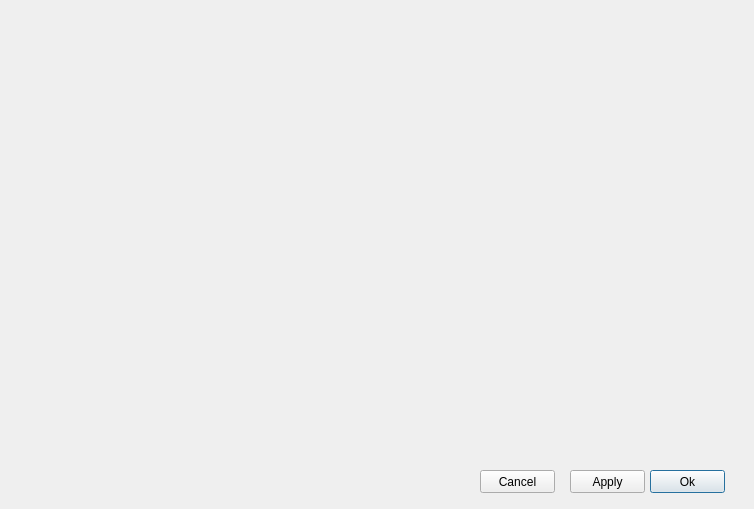
<?xml version="1.0" encoding="UTF-8"?>
<ui version="4.0">
 <class>Dialog</class>
 <widget class="QDialog" name="Dialog">
  <property name="geometry">
   <rect>
    <x>0</x>
    <y>0</y>
    <width>754</width>
    <height>509</height>
   </rect>
  </property>
  <property name="windowTitle">
   <string>Dialog</string>
  </property>
  <widget class="QPushButton" name="okButton">
   <property name="geometry">
    <rect>
     <x>650</x>
     <y>470</y>
     <width>75</width>
     <height>23</height>
    </rect>
   </property>
   <property name="text">
    <string>Ok</string>
   </property>
  </widget>
  <widget class="QPushButton" name="applyButton">
   <property name="geometry">
    <rect>
     <x>570</x>
     <y>470</y>
     <width>75</width>
     <height>23</height>
    </rect>
   </property>
   <property name="text">
    <string>Apply</string>
   </property>
  </widget>
  <widget class="QPushButton" name="cancelButton">
   <property name="geometry">
    <rect>
     <x>480</x>
     <y>470</y>
     <width>75</width>
     <height>23</height>
    </rect>
   </property>
   <property name="text">
    <string>Cancel</string>
   </property>
  </widget>
 </widget>
 <resources/>
 <connections/>
</ui>
